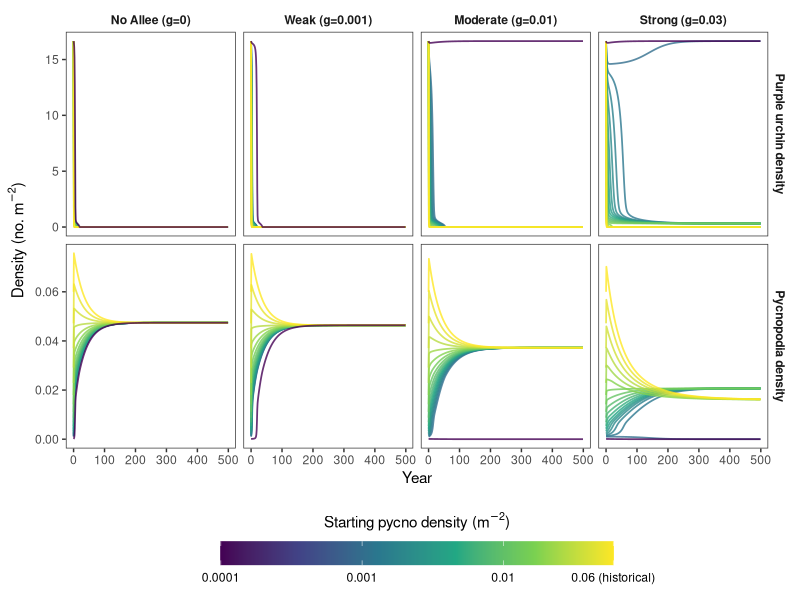
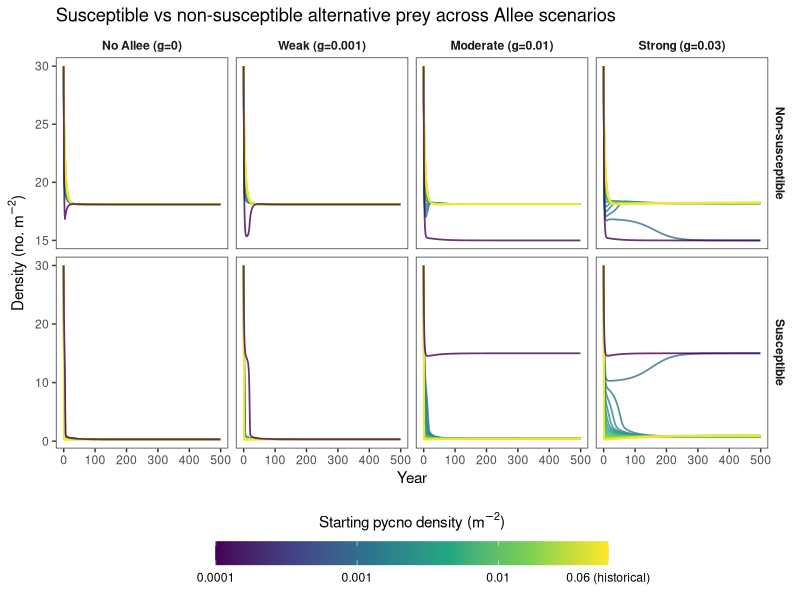

The R source for these figures, in order:
## ---- chunk 1
knitr::opts_chunk$set(echo = TRUE)
## ---- chunk 2
library(deSolve)
library(dplyr)
library(ggplot2)
library(tidyr)
## ---- chunk 3
# Smooth approximation to max(x, 0) -- used for the urchin refuge so the
# transition to "protected" urchins has no sharp kink, which can otherwise
# cause solver convergence issues (e.g. lsoda "corrector convergence failed
# repeatedly") right around the refuge boundary. Higher `sharpness` makes
# this behave more like a hard cutoff; lower values transition more gradually.
smooth_floor <- function(x, sharpness = 5) {
  (x + log1p(exp(-sharpness * x)) / sharpness)
}
## ---- chunk 4
# Defines a function with the model parameters as arguments
make_diffyq <- function(alpha,        # search / attack rate (Q)
                         rho_u,       # preference weight for urchins (P)
                         rho_x,       # preference weight for susceptible alt prey (X1)
                         rho_x2,      # preference weight for non-susceptible alt prey (X2) 
                         b_u,         # urchin saturation coefficient (b)
                         c_o,         # alt prey saturation coefficient (c)
                         rec,         # fixed urchin recruitment
                         K_U,         # urchin carrying capacity
                         e,           # conversion efficiency
                         g,           # Allee effect threshold
                         z,           # nutritional value exponent
                         d,           # sea star mortality
                         r,           # growth rate for alternative prey
                         K_alt,       # carrying capacity for alternative prey
                         exchange,    # exchange rate between prey pools
                         urchin_refuge # urchin density largely protected from predation
                         ) {
  # Returns this function below, taking arguments of t (current time), 
  # and N (current state vector)
  function(t, N, parms = NULL) {
    S <- max(N[1], 0)   # pycno density 
    U <- max(N[4], 0)   # urchin density 
    X1 <- max(N[2], 0)  # susceptible alternative prey
    X2 <- max(N[3], 0)  # non-susceptible alternative prey
    O <- X1 + X2         # total alternative prey

    # Urchins hiding in refugia (crevices, cracks) are largely protected
    # from predation. Uses a smooth threshold instead to
    # avoid solver convergence issues at the refuge boundary.
    U_access <- pmin(smooth_floor(U - urchin_refuge, sharpness = 5), U)

    # Pycno dynamics---------------------------------------------------
    
    # predator preference for urchins * attack rate * accessible urchin density *
    # predator density / (1 + urchin saturation * urchin density + alt prey saturation *
    # alt prey density) -- this is Holling Type II functional response (rate of 
    # prey consumption rises as prey density increases but levels off at some 
    # point when increases in prey density no longer increase consumption).
    # Only U_access (urchins above the refuge threshold) can actually be eaten.
    urchin_consumption <- (rho_u * alpha * U_access * S) / (1 + b_u * U + c_o * O)

    # Alt prey consumption is now split by pool: X1 (susceptible) is eaten at
    # the normal rho_x rate, while X2 (non-susceptible / refuge pool) is eaten
    # at the much-reduced rho_x2 rate. 
    alt_consumption    <- (rho_x * alpha * X1 * S + rho_x2 * alpha * X2 * S) / (1 + b_u * U + c_o * O)

    allee_effect <- S / (S + g)
    nutritional_impact <- pmax(1 - U / K_U, 0) ^ z

    birth_S <- e * (urchin_consumption * nutritional_impact + alt_consumption) * allee_effect
    death_S <- d * S
    dSdt <- birth_S - death_S

    # Urchin dynamics---------------------------------------------------------
    growth_U   <- rec * U * (1 - U / K_U)
    predation_U <- urchin_consumption
    dUdt <- growth_U - predation_U

    # Alternative prey ---------------------------------------------------------
    recx <- r * (X1 + X2) * (1 - (X1 + X2) / K_alt)

    # Predation on each pool now uses its own attack-rate weight, so X2 is
    # genuinely protected rather than eaten at the same rate as X1.
    predation_X1 <- (rho_x  * alpha * X1 * S) / (1 + b_u * U + c_o * O)
    predation_X2 <- (rho_x2 * alpha * X2 * S) / (1 + b_u * U + c_o * O)

    dx1dt <- 0.5 * recx + exchange * (X2 - X1) - predation_X1
    dx2dt <- 0.5 * recx + exchange * (X1 - X2) - predation_X2

    return(list(c(dSdt, dx1dt, dx2dt, dUdt)))
  }
}
## ---- chunk 5
default_alpha          <- 654      # Galloway et al. uses alpha = 1000
default_rho_u          <- 1
default_rho_x          <- 1
default_rho_x2         <- 0
default_b_u            <- 0.1
default_c_o            <- 0.1
default_rec            <- 1
default_K_U            <- 16.65
default_e              <- 0.0004
default_g              <- 0.01
default_z              <- 0.3
default_d              <- 0.03      
default_r              <- 0.5
default_K_alt          <- 30
default_exchange       <- 0.1
default_urchin_refuge  <- 0.5      
## ---- chunk 6
# Runs function 
run_mods <- function(P0,
                      g             = default_g, 
                      d             = default_d,
                      z             = default_z,
                      rec           = default_rec,
                      K_U           = default_K_U,
                      alpha         = default_alpha,
                      rho_u         = default_rho_u,
                      rho_x         = default_rho_x,
                      rho_x2        = default_rho_x2,
                      b_u           = default_b_u,
                      c_o           = default_c_o,
                      e             = default_e,
                      r             = default_r,
                      K_alt         = default_K_alt,
                      exchange      = default_exchange,
                      urchin_refuge = default_urchin_refuge,
                      X0            = 30,  # initial alternative prey density 
                      Y0            = 16.65,  # initial urchin density
                      n_iter        = 500, # simulates 500 years 
                      interval      = 1) {

  # Build a self-contained ODE function for this specific parameter set
  diffyq <- make_diffyq(
    alpha = alpha, rho_u = rho_u, rho_x = rho_x, rho_x2 = rho_x2,
    b_u = b_u, c_o = c_o,
    rec = rec, K_U = K_U, e = e, g = g, z = z, d = d,
    r = r, K_alt = K_alt, exchange = exchange, urchin_refuge = urchin_refuge
  )

  # Run ODE  (state order: S, X1, X2, U)
  out <- ode(
    y     = c(P0, X0, X0, Y0),
    times = seq(0, (n_iter - 1) * interval, by = interval),
    func  = diffyq,
    parms = NULL,
    atol  = 1e-6,
    rtol  = 1e-6
  )

  data.frame(
    time   = out[, 1],
    pycno  = out[, 2],
    X1     = out[, 3],
    X2     = out[, 4],
    urchin = out[, 5],
    P0     = P0,
    g      = g,
    d      = d,
    z      = z
  )
}

# ------------------------------------------------------------------------------
# Run scenarios
# ------------------------------------------------------------------------------
P0_vals <- c(0.0001, exp(seq(log(0.001), log(0.06), length.out = 18)))
g_vals  <- c(0, 0.001, 0.01, 0.03)

results <- expand.grid(P0 = P0_vals, g = g_vals) %>%
  rowwise() %>%
  do(run_mods(
    P0     = .$P0,
    g      = .$g,
    n_iter = 500
  )) %>%
  ungroup()
## ---- chunk 7
results <- results %>%
  mutate(
    P0_label = paste0("P0 = ", round(P0, 4)),
    g_label  = factor(g, labels = c("No Allee (g=0)",
                                     "Weak (g=0.001)",
                                     "Moderate (g=0.01)",
                                     "Strong (g=0.03)"))
  )

results_long <- results %>%
  select(time, pycno, urchin, P0, P0_label, g_label) %>%
  pivot_longer(cols      = c(pycno, urchin),
               names_to  = "species",
               values_to = "density") %>%
  mutate(species = recode(species,
                          "pycno"  = "Pycnopodia density",
                          "urchin" = "Purple urchin density"))

p_updated <- ggplot(results_long,
                    aes(x = time, y = density,
                        colour = P0, group = P0_label)) +
  geom_line(alpha = 0.8, linewidth = 0.6) +
  scale_colour_viridis_c(
    trans   = "log10",
    name    = expression(paste("Starting pycno density (", m^-2, ")")),
    breaks  = c(0.0001, 0.001, 0.01, 0.06),
    labels  = c("0.0001", "0.001", "0.01", "0.06 (historical)")
  ) +
  facet_grid(species ~ g_label, scales = "free_y") +
  labs(
    x = "Year",
    y = expression(paste("Density (no. ", m^-2, ")"))
  ) +
  theme_bw() +
  theme(
    panel.grid       = element_blank(),
    legend.position  = "bottom",
    legend.key.width = unit(2, "cm"),
    strip.background = element_blank(),
    strip.text       = element_text(face = "bold")
  ) +
  guides(colour = guide_colourbar(title.position = "top", title.hjust = 0.5))

p_updated
## ---- chunk 8
# Plotting alternative prey
results_alt <- results %>%
  mutate(
    P0_label = paste0("P0 = ", round(P0, 4)),
    g_label  = factor(g, labels = c("No Allee (g=0)",
                                     "Weak (g=0.001)",
                                     "Moderate (g=0.01)",
                                     "Strong (g=0.03)"))
  ) %>%
  select(time, X1, X2, P0, P0_label, g_label) %>%
  pivot_longer(cols      = c(X1, X2),
               names_to  = "prey_type",
               values_to = "density") %>%
  mutate(prey_type = recode(prey_type,
                            "X1" = "Susceptible",
                            "X2" = "Non-susceptible"))

ggplot(results_alt,
       aes(x = time, y = density,
           colour = P0, group = P0_label)) +
  geom_line(alpha = 0.8, linewidth = 0.6) +
  scale_colour_viridis_c(
    trans   = "log10",
    name    = expression(paste("Starting pycno density (", m^-2, ")")),
    breaks  = c(0.0001, 0.001, 0.01, 0.06),
    labels  = c("0.0001", "0.001", "0.01", "0.06 (historical)")
  ) +
  facet_grid(prey_type ~ g_label, scales = "free_y") +
  labs(
    title = "Susceptible vs non-susceptible alternative prey across Allee scenarios",
    x     = "Year",
    y     = expression(paste("Density (no. ", m^-2, ")"))
  ) +
  theme_bw() +
  theme(
    panel.grid       = element_blank(),
    legend.position  = "bottom",
    legend.key.width = unit(2, "cm"),
    strip.background = element_blank(),
    strip.text       = element_text(face = "bold")
  ) +
  guides(colour = guide_colourbar(title.position = "top", title.hjust = 0.5))
## ---- chunk 9
# Extract equilibrium values (mean of last 50 time steps)
equilibrium <- results %>%
  group_by(P0, g) %>%
  filter(time >= max(time) - 50) %>%
  summarise(
    pycno_eq  = mean(pycno),
    urchin_eq = mean(urchin),
    alt_eq    = mean(X1 + X2),
    alt_eq_x1 = mean(X1),
    alt_eq_x2 = mean(X2), #non-susceptible
    .groups   = "drop"
  ) %>%
  mutate(
    g_label = factor(g, labels = c("No Allee (g=0)",
                                    "Weak (g=0.001)",
                                    "Moderate (g=0.01)",
                                    "Strong (g=0.03)"))
  )

print(equilibrium)
